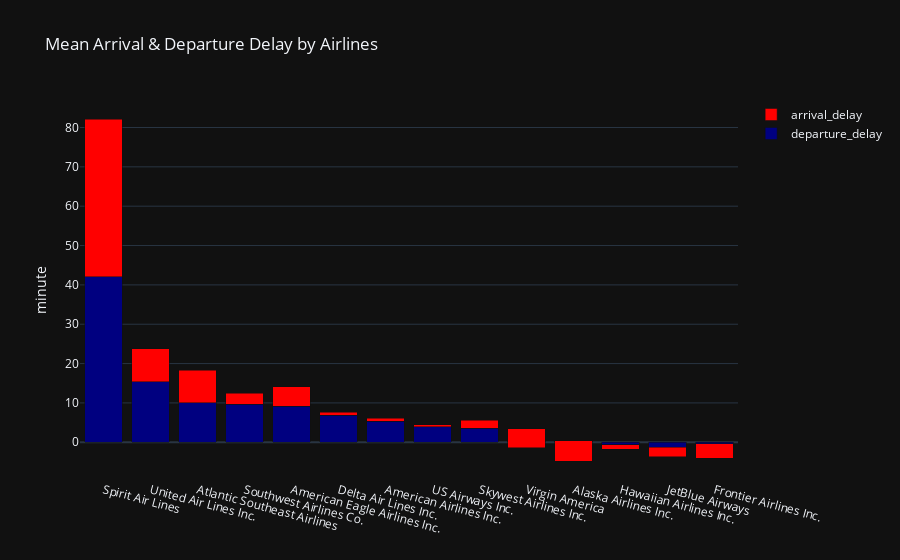

Notebook code cell kept with this figure:
### Markdown cell above
# Airlines comparison

### Code cell
dff = merged.groupby('AIRLINE').DEPARTURE_DELAY.mean().to_frame().sort_values(by='DEPARTURE_DELAY',
                                                                          ascending=False).round(2)
trace1 = go.Bar(
    x=dff.index,
    y=dff.DEPARTURE_DELAY,
    name='departure_delay',
    marker=dict(
        color = 'navy'
    )
)

dff = merged.groupby('AIRLINE').ARRIVAL_DELAY.mean().to_frame().sort_values(by='ARRIVAL_DELAY',
                                                                        ascending=False).round(2)
trace2 = go.Bar(
    x=dff.index,
    y=dff.ARRIVAL_DELAY,
    name='arrival_delay',
    marker=dict(
        color = 'red'
    )
)

data = [trace1, trace2]
layout = go.Layout(xaxis=dict(tickangle=15), title='Mean Arrival & Departure Delay by Airlines',
                   yaxis = dict(title = 'minute'),
                   barmode='stack')

fig = go.Figure(data=data, layout=layout)
py.iplot(fig)

### Figure 1 — Plotly figure (JSON) as saved in the notebook; plotly's stock layout.template omitted (floating-point values rounded to 4 significant figures)
{"data": [{"marker": {"color": "navy"}, "name": "departure_delay", "x": ["Spirit Air Lines", "United Air Lines Inc.", "Atlantic Southeast Airlines", "Southwest Airlines Co.", "American Eagle Airlines Inc.", "Delta Air Lines Inc.", "American Airlines Inc.", "US Airways Inc.", "Skywest Airlines Inc.", "Virgin America", "Alaska Airlines Inc.", "Hawaiian Airlines Inc.", "JetBlue Airways", "Frontier Airlines Inc."], "y": [42.11, 15.39, 10.07, 9.64, 9.19, 6.81, 5.34, 4.47, 3.56, 3.5, 0.35, -0.67, -1.29, -4.0], "type": "bar"}, {"marker": {"color": "red"}, "name": "arrival_delay", "x": ["Spirit Air Lines", "United Air Lines Inc.", "Atlantic Southeast Airlines", "American Eagle Airlines Inc.", "Frontier Airlines Inc.", "Southwest Airlines Co.", "Skywest Airlines Inc.", "Delta Air Lines Inc.", "American Airlines Inc.", "US Airways Inc.", "Hawaiian Airlines Inc.", "JetBlue Airways", "Virgin America", "Alaska Airlines Inc."], "y": [40.05, 8.32, 8.28, 4.96, 3.64, 2.76, 2.05, 0.85, 0.82, -0.5, -1.08, -2.34, -4.92, -5.11], "type": "bar"}], "layout": {"barmode": "stack", "title": {"text": "Mean Arrival & Departure Delay by Airlines"}, "xaxis": {"tickangle": 15}, "yaxis": {"title": {"text": "minute"}}}}
